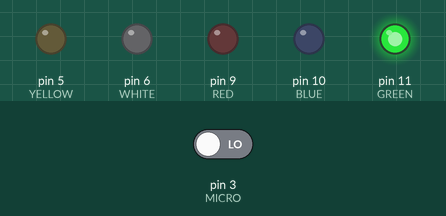
Bench run of a sketch on a simulated Arduino Uno, built with avr-gcc and run on an emulated ATmega328P. Shown: output pins drawn as LEDs (lit = HIGH). Dashed ring = blinking. The inputs (shaded band) are chosen by the test bench; at power-on: pin 3 (MICRO) LOW.

Above: at 1.2 s.
1.3 s: pin 3 (MICRO) driven HIGH
At 1.47 s:
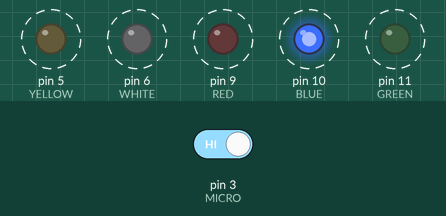
4.3 s: pin 3 (MICRO) driven LOW
At 4.9 s:
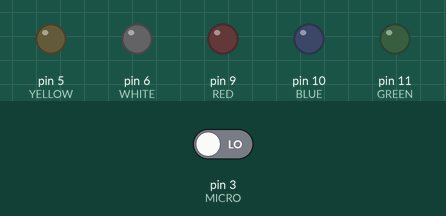
Timing chart, 0 to 7.3 s (numbered marks = the images above; inputs shaded):
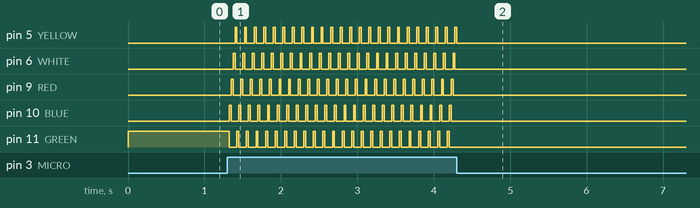

The sketch:

GBRWY_LED.ino
```cpp
// Define Pins
#define GREEN 11
#define BLUE 10
#define RED 9
#define WHITE 6
#define YELLOW 5
#define MICRO 3
#define MODE1 1
#define MODE2 2

int soundSignal = LOW;
int mode = MODE1;
int singleLEDDelay = 25;
int LEDArray[] = {GREEN, BLUE, RED, WHITE, YELLOW};
int LEDCount = sizeof(LEDArray) / sizeof(LEDArray[0]);
int next = 0;
int before = LEDCount - 1;

void setup()
{
  Serial.begin(9600);
  pinMode(GREEN, OUTPUT);
  pinMode(BLUE, OUTPUT);
  pinMode(RED, OUTPUT);
  pinMode(WHITE, OUTPUT);
  pinMode(YELLOW, OUTPUT);
  pinMode(MICRO, INPUT);
  digitalWrite(GREEN, HIGH);
  digitalWrite(BLUE, LOW);
  digitalWrite(RED, LOW);
  digitalWrite(WHITE, LOW);
  digitalWrite(YELLOW, LOW);
}

void loop()
{

  soundSignal = digitalRead(MICRO); //read the value of the digital interface 3 assigned to val

  switch (mode)
  {
  case MODE1:
    mode1();
    break;
  case MODE2:
    mode2();
    break;
  default:
    break;
  }
}

void mode1()
{
  if (soundSignal == HIGH)
  {
    for (int i = 0; i < LEDCount; i++)
    {
      digitalWrite(LEDArray[i], HIGH);
      delay(singleLEDDelay);
      digitalWrite(LEDArray[i], LOW);
    }
  }
}

void mode2()
{
  next = next % 5;
  before = before % 5;
  if (soundSignal == HIGH)
  {
    delay(singleLEDDelay);
    digitalWrite(LEDArray[before], LOW);
    digitalWrite(LEDArray[next], HIGH);
    next++;
    before++;
  }
}
```

Measured:
- after the input at 1.3 s, pin 5 (YELLOW): alternates HIGH for 0.03 s and LOW for 0.10 s, starting after 0.10 s; pin 6 (WHITE): alternates HIGH for 0.03 s and LOW for 0.10 s, starting after 0.08 s
- after the input at 4.3 s, pin 5 (YELLOW): goes on until 4.3 s, then stays LOW; pin 6 (WHITE), pin 9 (RED), pin 10 (BLUE), pin 11 (GREEN): stops changing and stays LOW
